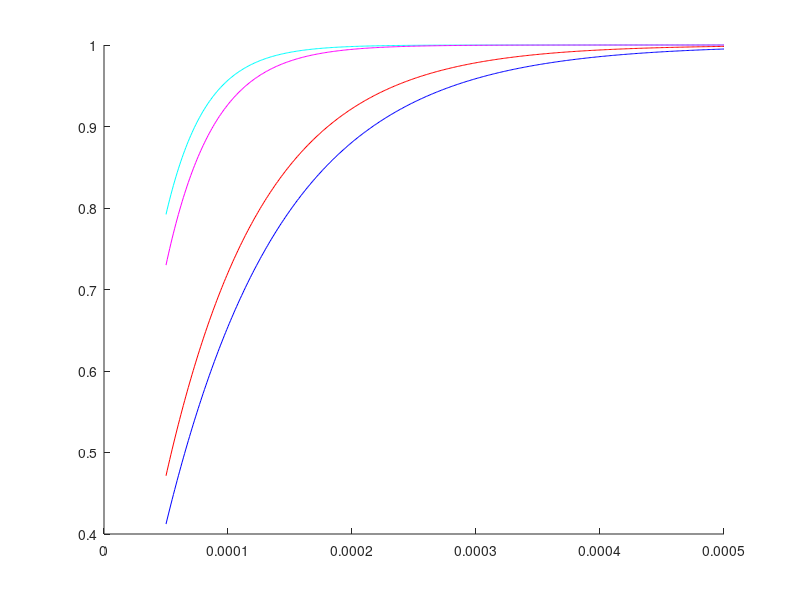

Here is the MATLAB script that generated this plot: (Note: this script raises an error after producing the figure.)
%static Self blockage coverage
%June 19: Find coverage probability with BS density defined as there is
%atleast one BS not blocked by Self or static blockage.

clear
close all
wannaplot=1;
% V = 1; %velocity m/s
% hb = 1.8;
% hr = 1.4;
% ht = 5;
% frac = (hb-hr)/(ht-hr);
% mu = 2; %Expected bloc dur =1/mu
R = 100; %m Radius
% temp = 2/pi*V*frac*R;
densityD = [1e-8,0.001]; %D = static blockage
densityBS = (50:500)*10^-6;%[50,100,200,300,400,500]*10^(-6);%BS = basestation
omegaVal = [0, pi/3]; %omega values

El = 10; %m
Ew = 10; %m

% pSB_th = exp(-) 
for iT = 1:length(densityBS)
    tempind=0;
    for iD = 1:length(densityD)
        for iO = 1:length(omegaVal)
            tempind=tempind+1;
            lamT = densityBS(iT);
            lamD = densityD(iD);
            omega = omegaVal(iO);
            beta(iD) = 2/pi*lamD*(El+Ew);
            beta0(iD) = lamD*El*Ew;
            p(iO) = 1- omega/2/pi;
            b(iD) = 2*exp(-beta0(iD))/(beta(iD)^2*R^2) * ...
                (1-(1+beta(iD)*R)*exp(-beta(iD)*R));
            %coverage probability given by static and self blockage
            Pcoverage(iT,tempind) = 1-exp(-b(iD)*p(iO)*lamT*pi*R^2);
            
            
            colTitle{1}='lamT';
            
            
            colTitle{tempind+1} = strcat(...
                'lamD',num2str(lamD*1e4),'omega',num2str(omega*360/2/pi));
            
        end
    end
end
colorVal = {'c', 'm', 'r', 'b'};
figure;hold on;
tempind=0;
legendArray = {'\lambda_d=0, \omega=0','\lambda_d=0, \omega = 90',...
    '\lambda_d=1e-3, \omega=0','\lambda_d=1e-3, \omega = 90'};
for iD = 1:length(densityD)
    for iO=1:length(omegaVal)
        tempind=tempind+1;
        plot(densityBS,Pcoverage(:,tempind),'color',colorVal{tempind});
    end
end
% colTitle = {'lamT','\lamD0omega0','lamD0omega90',...
%     'lambd=1e-3, \omega=0','\lambda_d=1e-3, \omega = 90' }
writetable(cell2table([colTitle; num2cell([densityBS'*10^4, Pcoverage])]),...
    'figures2/coverageLOS.csv','writevariablenames',0)

g=legend(legendArray);
set(g,'fontsize',13)
xlabel('AP Density \lambda_T (x 100/km^2)', 'fontsize',13)
ylabel('P(Coverage)','fontsize',13)